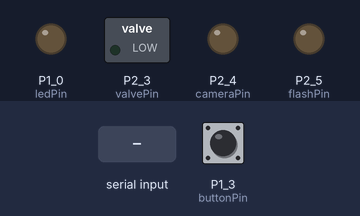
This sketch was run on a simulated TI MSP430 LaunchPad. On the bench: switched loads named in the sketch (green lamp = pin HIGH), output pins drawn as LEDs (lit = HIGH). Dashed ring = blinking. The test bench sets the inputs (shaded band); at power-on: P1_3 (buttonPin) HIGH.

Above: at 1.2 s.
1.3 s: P1_3 (buttonPin) pulled LOW for 0.15 s
At 1.7 s:
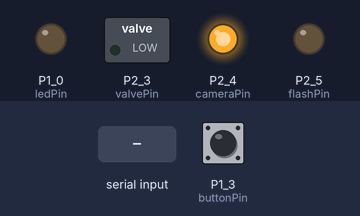
4.3 s: "|\n" received over Serial
At 5.5 s:
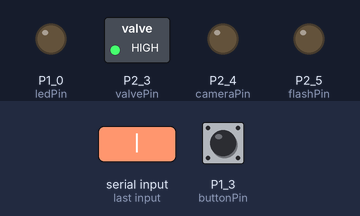
5.8 s: "f=\n" received over Serial
At 6.6 s:
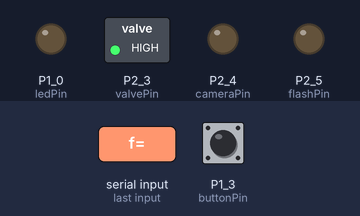
7.3 s: "<\n" received over Serial
At 8.4 s:
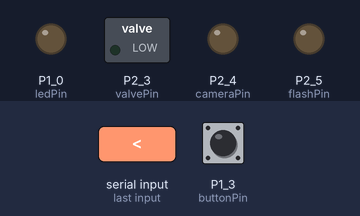
8.8 s: P1_3 (buttonPin) pulled LOW for 3.2 s
At 9.79 s:
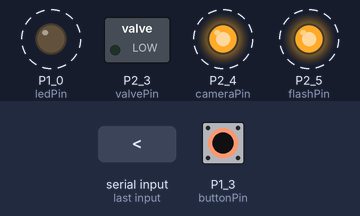
Timing chart, 0 to 14.5 s (numbered marks = the images above; inputs shaded):
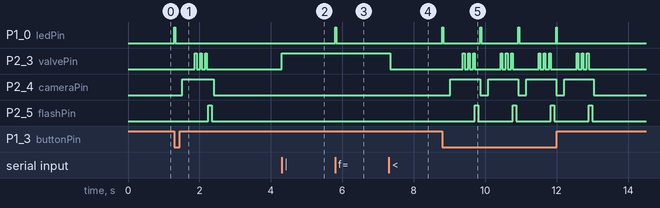

The sketch:

dropmachine.ino
```cpp
String inputString = "";         // a string to hold incoming data
String command = "";
String value = "" ;
boolean stringComplete = false;  // whether the string is complete
boolean start = false;
// pins -----------------
const int valvePin =  P2_3;
const int cameraPin =  P2_4;
const int flashPin =  P2_5;
const int soundPin =  A7;
const int ledPin =  RED_LED;
const int buttonPin = PUSH2;
// -----------------------
// timers-----------------
int camera_timer = 350;
int drop1_time = 45;
int drop_wait_time = 100;
int drop2_time = 45;
int drop2_wait_time = 100;
int drop3_time = 45;
int flash_time = 370;
int mode = 0;
// -----------------------
bool shouldBlink = false;
// -----------------------
long time=0;
int maxdetect=0;
// -----------------------
void setup() {
  // initialize serial:
  Serial.begin(9600);
  // reserve 200 bytes for the inputString:
  inputString.reserve(300);
  pinMode(valvePin, OUTPUT);
  pinMode(cameraPin, OUTPUT);
  pinMode(ledPin, OUTPUT);
  pinMode(flashPin, OUTPUT);
  pinMode(buttonPin, INPUT_PULLUP);
  resetState();
}

void loop() {

  if(shouldBlink)
  {
    blinkLed();
    shouldBlink = false;
  }
  if (digitalRead(buttonPin) == LOW)
  {
    start = true;
    blinkLed();
    delay(200);
  }
  // print the string when a newline arrives:
  if (start) {
    resetState();
    start = false;
    doWaterDrop();
  }
  // detect sound
  if(mode==3)
  {
 //   DetectSound();
  }
}

void DetectSound()
{
  if(time=0){
    time = millis();
    maxdetect = 0;
  }
  int i = analogRead(A7);
  if(i>maxdetect)
      maxdetect = i;
  if(millis() -time >1000)
  {
     time = millis();
     Serial.print("sound=");
     Serial.println(maxdetect);
     maxdetect = 0 ;
  }
}


/*
  SerialEvent occurs whenever a new data comes in the
 hardware serial RX.  This routine is run between each
 time loop() runs, so using delay inside loop can delay
 response.  Multiple bytes of data may be available.
 */
void serialEvent() {
  while ( Serial.available()) {
    // get the new byte:
    char inChar = (char)Serial.read();
    inputString += inChar;

    if(inChar == ' ')
    {
      command = "";
      inputString = "";
      start = true;
      mode = 0;
      shouldBlink = true;
    }

    if(inChar == '|')
    {
      digitalWrite(valvePin, HIGH);
    }

    if(inChar == '\\')
    {
      digitalWrite(valvePin, LOW);
    }

    if(inChar == '<')
    {
      stPin(valvePin, drop1_time);
    }

    if(inChar == '?')
    {
      command = "";
      inputString = "";
      sendData();
    }


    // check for varieable separator
    if(inChar == '=')
    {
      command = inputString;
      inputString = "";
    }

    // if the incoming character is a newline, set a flag
    // so the main loop can do something about it:
    if (inChar == '\n') {
      stringComplete = true;
      phraseParams();
    }
  }
}

void resetState(){
  digitalWrite(valvePin, LOW);
  digitalWrite(cameraPin, LOW);
  digitalWrite(flashPin, LOW);
  digitalWrite(ledPin, LOW);
}

void phraseParams()
{
  if(command=="c=")
  {
    camera_timer = inputString.toInt();
    //    shouldBlink = true;
  }
  if(command=="d1=")
  {
    drop1_time = inputString.toInt();
    //    shouldBlink = true;
  }
  if(command=="dw=")
  {
    drop_wait_time = inputString.toInt();
    //    shouldBlink = true;
  }
  if(command=="dw2=")
  {
    drop2_wait_time = inputString.toInt();
    //    shouldBlink = true;
  }
  if(command=="d2=")
  {
    drop2_time = inputString.toInt();
    //    shouldBlink = true;
  }
  if(command=="d3=")
  {
    drop3_time = inputString.toInt();
    //    shouldBlink = true;
  }
  if(command=="f=")
  {
    flash_time = inputString.toInt();
    shouldBlink = true;
  }
  if(command=="m=")
  {
    mode = inputString.toInt();
  }
  command = "";
  inputString = "";
}


void blinkLed()
{
  // for (int i=0; i <= 1; i++){
  stPin(ledPin, 25);
  //  }
}

void sendData()
{
  Serial.print("camera_timer=");
  Serial.println(camera_timer);

  Serial.print("drop1_time=");
  Serial.println(drop1_time);

  Serial.print("drop_wait_time=");
  Serial.println(drop_wait_time);

  Serial.print("drop2_wait_time=");
  Serial.println(drop2_wait_time);

  Serial.print("drop2_time=");
  Serial.println(drop2_time);

  Serial.print("drop3_time=");
  Serial.println(drop3_time);

  Serial.print("flash_time=");
  Serial.println(flash_time);

  Serial.print("mode=");
  Serial.println(mode);
}

void doWaterDrop()
{
  digitalWrite(cameraPin, HIGH);

  delay(camera_timer);
  stPin(valvePin, drop1_time);

  delay(drop_wait_time);
  stPin(valvePin, drop2_time);

  delay(drop2_wait_time);

  /*
    Trigger the 3 drop only if size >0
   */
  if(drop3_time>0){
    stPin(valvePin, drop3_time);
  }

  delay(flash_time-drop1_time-drop_wait_time-drop2_time-drop2_wait_time-drop3_time );
  stPin(flashPin, 100);
  delay(50);
  digitalWrite(cameraPin, LOW);
}

void stPin(int pin, int delayM)
{
  digitalWrite(pin, HIGH);
  delay(delayM);
  digitalWrite(pin, LOW);
}
```

Measured:
- after the input at 1.3 s, P1_0 (ledPin): LOW → HIGH at once, → LOW 0.03 s later; P2_3 (valvePin): alternates HIGH for 0.05 s and LOW for 0.10 s, 6 changes in all, then stays LOW, starting after 0.58 s; P2_4 (cameraPin): LOW → HIGH after 0.23 s, → LOW 0.87 s later; P2_5 (flashPin): LOW → HIGH after 0.95 s, → LOW 0.10 s later
- after the input at 4.3 s, P2_3 (valvePin): LOW → HIGH at once
- after the input at 5.8 s, P1_0 (ledPin): LOW → HIGH at once, → LOW 0.03 s later
- after the input at 7.3 s, P2_3 (valvePin): HIGH → LOW after 0.05 s
- after the input at 8.8 s, P1_0 (ledPin): alternates HIGH for 0.03 s and LOW for 1.0 s, 8 changes in all, then stays LOW, starting at once; P2_3 (valvePin): LOW → HIGH after 0.58 s, then repeats every 1.1 s: 2 × (LOW 0.10 s, HIGH 0.05 s), LOW 0.73 s, HIGH 0.05 s, until it stays LOW from 12.9 s
